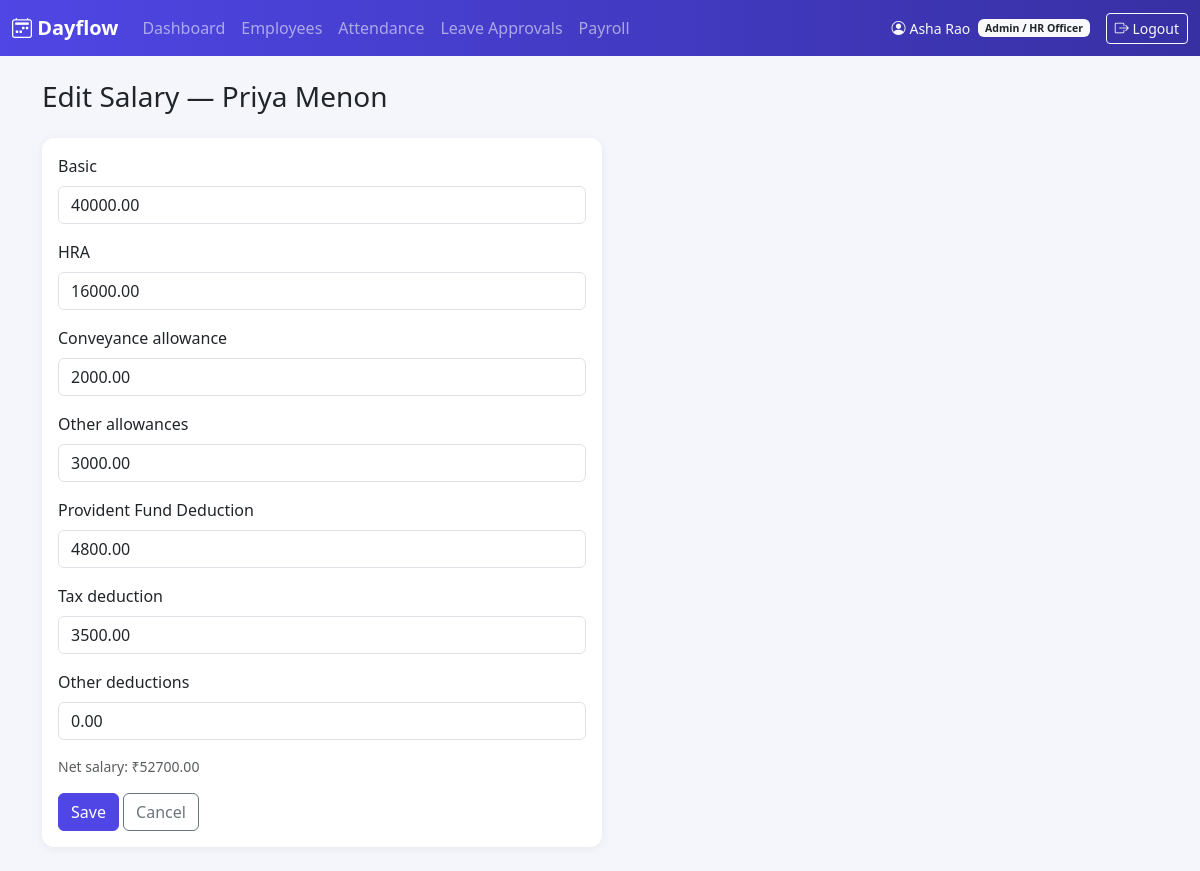
Page /payroll/2/edit/ (signed in) on the committed database.
### accounts/models.py (models this page shows, shortened)
class User(AbstractUser):
    class Role(models.TextChoices):
        ADMIN = 'ADMIN', 'Admin / HR Officer'
        EMPLOYEE = 'EMPLOYEE', 'Employee'
    employee_id = models.CharField(max_length=20, unique=True)
    email = models.EmailField(unique=True)
    role = models.CharField(max_length=10, choices=Role.choices, default=Role.EMPLOYEE)
    is_email_verified = models.BooleanField(default=False)
    USERNAME_FIELD = 'username'
    REQUIRED_FIELDS = ['email', 'employee_id']
    @property
    def is_admin_role(self):
        return self.role == self.Role.ADMIN

### payroll/models.py (models this page shows, shortened)
class SalaryStructure(models.Model):
    employee = models.OneToOneField(settings.AUTH_USER_MODEL, on_delete=models.CASCADE, related_name='salary_structure')
    basic = models.DecimalField(max_digits=12, decimal_places=2, default=0)
    hra = models.DecimalField('HRA', max_digits=12, decimal_places=2, default=0)
    conveyance_allowance = models.DecimalField(max_digits=12, decimal_places=2, default=0)
    other_allowances = models.DecimalField(max_digits=12, decimal_places=2, default=0)
    provident_fund = models.DecimalField('Provident Fund Deduction', max_digits=12, decimal_places=2, default=0)
    tax_deduction = models.DecimalField(max_digits=12, decimal_places=2, default=0)
    other_deductions = models.DecimalField(max_digits=12, decimal_places=2, default=0)
    updated_at = models.DateTimeField(auto_now=True)
    @property
    def gross_salary(self):
        return self.basic + self.hra + self.conveyance_allowance + self.other_allowances
    @property
    def total_deductions(self):
        return self.provident_fund + self.tax_deduction + self.other_deductions
    @property
    def net_salary(self):
        return self.gross_salary - self.total_deductions

### payroll/views.py (the view)
# urls.py: path('<int:user_id>/edit/', views.edit_salary, name='edit_salary'),
@admin_required
def edit_salary(request, user_id):
    employee = get_object_or_404(User, pk=user_id)
    structure, _ = SalaryStructure.objects.get_or_create(employee=employee)
    if request.method == 'POST':
        form = SalaryStructureForm(request.POST, instance=structure)
        if form.is_valid():
            form.save()
            messages.success(request, f'Salary structure updated for {employee.get_full_name() or employee.username}.')
            return redirect('payroll:payroll_overview')
    else:
        form = SalaryStructureForm(instance=structure)
    return render(request, 'payroll/edit_salary.html', {'form': form, 'employee': employee, 'structure': structure})

### payroll/forms.py
class SalaryStructureForm(BootstrapFormMixin, forms.ModelForm):
    class Meta:
        model = SalaryStructure
        fields = [
            'basic', 'hra', 'conveyance_allowance', 'other_allowances',
            'provident_fund', 'tax_deduction', 'other_deductions',
        ]

### templates/payroll/edit_salary.html (shortened to what this page needs)
{% extends "base.html" %}
{% block content %}
<h3 class="mb-4">Edit Salary — {{ employee.get_full_name|default:employee.username }}</h3>
<div class="card" style="max-width: 560px;">
    <div class="card-body">
        <form method="post">
            {% for field in form %}
                <div class="mb-3">
                    <label class="form-label" for="{{ field.id_for_label }}">{{ field.label }}</label>
                    {{ field }}
                </div>
            {% endfor %}
            <p class="text-muted small">Net salary: ₹{{ structure.net_salary }}</p>
            <button type="submit" class="btn btn-primary">Save</button>
            <a href="{% url 'payroll:payroll_overview' %}" class="btn btn-outline-secondary">Cancel</a>
        </form>
    </div>
</div>
{% endblock %}

### templates/base.html (shortened to what this page needs)
{% load static %}
<!DOCTYPE html>
<html lang="en">
<head>
    <link href="https://cdn.jsdelivr.net/npm/bootstrap@5.3.3/dist/css/bootstrap.min.css" rel="stylesheet">
    <link rel="stylesheet" href="https://cdn.jsdelivr.net/npm/bootstrap-icons@1.11.3/font/bootstrap-icons.css">
    <link rel="stylesheet" href="{% static 'css/dayflow.css' %}">
</head>
<body>
{% if user.is_authenticated %}
<nav class="navbar navbar-expand-lg navbar-dark dayflow-navbar">
    <div class="container-fluid">
        <a class="navbar-brand fw-bold" href="{% url 'dashboard:redirect' %}">
            <i class="bi bi-calendar2-week"></i> Dayflow
        </a>
        <div class="collapse navbar-collapse" id="navMenu">
            <ul class="navbar-nav me-auto mb-2 mb-lg-0">
                {% if user.is_admin_role %}
                <li class="nav-item"><a class="nav-link" href="{% url 'dashboard:admin_dashboard' %}">Dashboard</a></li>
                <li class="nav-item"><a class="nav-link" href="{% url 'employees:employee_list' %}">Employees</a></li>
                <li class="nav-item"><a class="nav-link" href="{% url 'attendance:all_attendance' %}">Attendance</a></li>
                <li class="nav-item"><a class="nav-link" href="{% url 'leaves:all_leaves' %}">Leave Approvals</a></li>
                <li class="nav-item"><a class="nav-link" href="{% url 'payroll:payroll_overview' %}">Payroll</a></li>
                {% endif %}
            </ul>
            <ul class="navbar-nav">
                <li class="nav-item d-flex align-items-center text-light small me-3">
                    <i class="bi bi-person-circle me-1"></i> {{ user.get_full_name|default:user.username }}
                    <span class="badge bg-light text-dark ms-2">{{ user.get_role_display }}</span>
                </li>
                <li class="nav-item">
                    <form method="post" action="{% url 'accounts:logout' %}" class="d-inline">
                        <button type="submit" class="btn btn-outline-light btn-sm">
                            <i class="bi bi-box-arrow-right"></i> Logout
                        </button>
                    </form>
                </li>
            </ul>
        </div>
    </div>
</nav>
{% endif %}
<div class="container my-4">
    {% block content %}{% endblock %}
</div>
</body>
</html>

### static/css/dayflow.css (style rules this page uses)
:root { --dayflow-primary: #4f46e5; --dayflow-primary-dark: #3730a3; --dayflow-accent: #14b8a6; --dayflow-bg: #f5f6fb; }
body { background-color: var(--dayflow-bg); font-family: 'Segoe UI', system-ui, -apple-system, sans-serif; }
.dayflow-navbar { background: linear-gradient(90deg, var(--dayflow-primary), var(--dayflow-primary-dark)); }
.card { border: none; border-radius: 0.75rem; box-shadow: 0 2px 10px rgba(0, 0, 0, 0.06); }
.btn-primary { background-color: var(--dayflow-primary); border-color: var(--dayflow-primary); }

### rows in the picture
User: get_full_name "Asha Rao", role "Admin / HR Officer"
User: get_full_name "Priya Menon"
SalaryStructure: form "40000.00" "16000.00" "2000.00" "3000.00" "4800.00" "3500.00" "0.00", net_salary "52700.00"

### other values in the picture
{{ field.label }} "Basic" "HRA" "Conveyance allowance" "Other allowances" "Provident Fund Deduction" "Tax deduction" "Other deductions"
